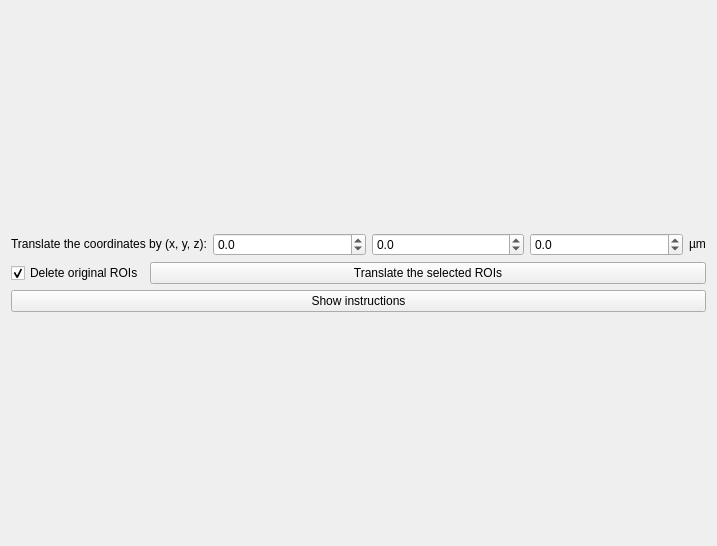
<?xml version="1.0" encoding="UTF-8"?>
<ui version="4.0">
 <class>MultiTranslatorXYZ</class>
 <widget class="QWidget" name="MultiTranslatorXYZ">
  <property name="geometry">
   <rect>
    <x>0</x>
    <y>0</y>
    <width>717</width>
    <height>546</height>
   </rect>
  </property>
  <property name="windowTitle">
   <string>Form</string>
  </property>
  <layout class="QVBoxLayout" name="verticalLayout_2">
   <item>
    <layout class="QVBoxLayout" name="main_layout">
     <item>
      <layout class="QVBoxLayout" name="lyt_coorhub"/>
     </item>
     <item>
      <layout class="QHBoxLayout" name="horizontalLayout_2">
       <item>
        <widget class="QLabel" name="label">
         <property name="sizePolicy">
          <sizepolicy hsizetype="Fixed" vsizetype="Fixed">
           <horstretch>0</horstretch>
           <verstretch>0</verstretch>
          </sizepolicy>
         </property>
         <property name="text">
          <string>Translate the coordinates by (x, y, z):</string>
         </property>
        </widget>
       </item>
       <item>
        <widget class="QDoubleSpinBox" name="spin_x_um">
         <property name="decimals">
          <number>1</number>
         </property>
         <property name="minimum">
          <double>-1000000.000000000000000</double>
         </property>
         <property name="maximum">
          <double>1000000.000000000000000</double>
         </property>
        </widget>
       </item>
       <item>
        <widget class="QDoubleSpinBox" name="spin_y_um">
         <property name="decimals">
          <number>1</number>
         </property>
         <property name="minimum">
          <double>-1000000.000000000000000</double>
         </property>
         <property name="value">
          <double>0.000000000000000</double>
         </property>
        </widget>
       </item>
       <item>
        <widget class="QDoubleSpinBox" name="spin_z_um">
         <property name="decimals">
          <number>1</number>
         </property>
         <property name="minimum">
          <double>-1000000.000000000000000</double>
         </property>
         <property name="maximum">
          <double>1000000.000000000000000</double>
         </property>
        </widget>
       </item>
       <item>
        <widget class="QLabel" name="label_2">
         <property name="sizePolicy">
          <sizepolicy hsizetype="Fixed" vsizetype="Fixed">
           <horstretch>0</horstretch>
           <verstretch>0</verstretch>
          </sizepolicy>
         </property>
         <property name="text">
          <string>µm</string>
         </property>
        </widget>
       </item>
      </layout>
     </item>
     <item>
      <layout class="QHBoxLayout" name="horizontalLayout">
       <item>
        <widget class="QCheckBox" name="chk_deleteori">
         <property name="sizePolicy">
          <sizepolicy hsizetype="Fixed" vsizetype="Fixed">
           <horstretch>0</horstretch>
           <verstretch>0</verstretch>
          </sizepolicy>
         </property>
         <property name="text">
          <string>Delete original ROIs</string>
         </property>
         <property name="checked">
          <bool>true</bool>
         </property>
        </widget>
       </item>
       <item>
        <widget class="QPushButton" name="btn_commit">
         <property name="text">
          <string>Translate the selected ROIs</string>
         </property>
        </widget>
       </item>
      </layout>
     </item>
     <item>
      <widget class="QPushButton" name="btn_instruction">
       <property name="text">
        <string>Show instructions</string>
       </property>
      </widget>
     </item>
    </layout>
   </item>
  </layout>
 </widget>
 <resources/>
 <connections/>
</ui>
